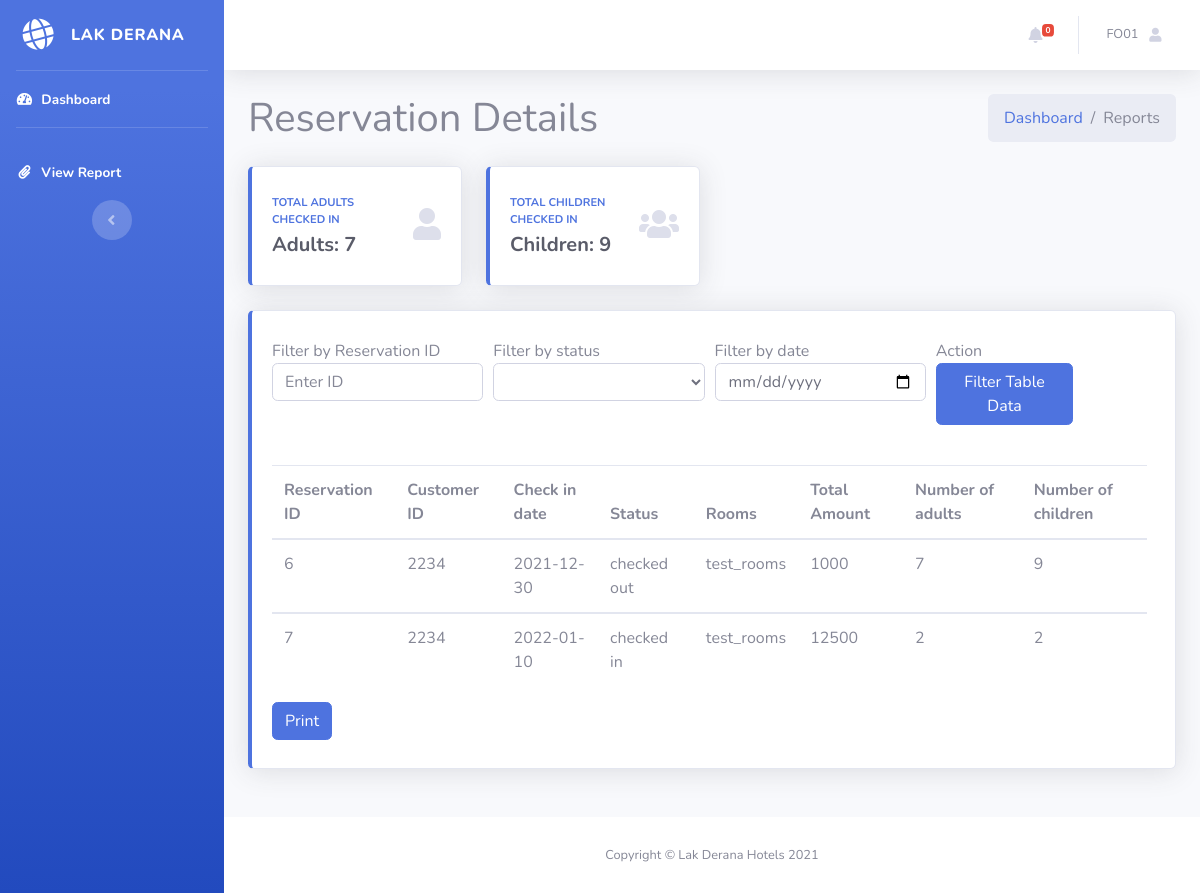
/RM_Dashboard/view_report.php (signed in), run on the app's committed database.
### tables this page shows
CREATE TABLE `reservation` (
  `id` int(11) NOT NULL,
  `cuss_id` varchar(255) NOT NULL,
  `child` int(255) NOT NULL,
  `adult` int(255) NOT NULL,
  `check_in` date NOT NULL,
  `check_out` date NOT NULL,
  `rooms` varchar(255) NOT NULL,
  `total` varchar(100) NOT NULL,
  `payed` varchar(100) NOT NULL,
  `due` varchar(100) NOT NULL,
  `status` varchar(100) NOT NULL
);

### RM_Dashboard/view_report.php (the view, shortened to what this page needs)
<?php
include('includes/header.php');
include('includes/navbar.php');
?>
<div class="content-header">
        <div class="container-fluid">
            <div class="row mb-2">
                <div class="col-sm-6">
                    <h1 class="m-0">Reservation Details</h1>
                </div>
                <div class="col-sm-6">
                    <ol class="breadcrumb float-sm-right">
                        <li class="breadcrumb-item"><a href="index.php">Dashboard</a></li>
                        <li class="breadcrumb-item active">Reports</li>
                    </ol>
                </div>
            </div>
        </div>
    </div>
    <div class="container-fluid">
<div class="row">
<div class="col-xl-3 col-md-6 mb-4">
      <div class="card border-left-primary shadow h-100 py-2">
        <div class="card-body">
          <div class="row no-gutters align-items-center">
            <div class="col mr-2">
              <div class="text-xs font-weight-bold text-primary text-uppercase mb-1">Total adults checked in</div>
              <?php
             $sql = "SELECT adult FROM reservation";
             if($result1 = mysqli_query($conn, $sql)){
             if(mysqli_num_rows($result1) > 0){
             $row = mysqli_fetch_array($result1);
              $amount = $row['adult'];
            }
            else
            {
              $amount=0;
            }
             }
             ?>
              <div class="h5 mb-0 font-weight-bold text-gray-800">Adults: <?php echo $amount; ?></div>
            </div>
            <div class="col-auto">
              <i class="fas fa-user fa-2x text-gray-300"></i>
            </div>
          </div>
        </div>
      </div>
    </div>
    <div class="col-xl-3 col-md-6 mb-4">
      <div class="card border-left-primary shadow h-100 py-2">
        <div class="card-body">
          <div class="row no-gutters align-items-center">
            <div class="col mr-2">
              <div class="text-xs font-weight-bold text-primary text-uppercase mb-1">Total children checked in</div>
              <?php
             $sql = "SELECT child FROM reservation";
             if($result1 = mysqli_query($conn, $sql)){
             if(mysqli_num_rows($result1) > 0){
             $row = mysqli_fetch_array($result1);
              $amount = $row['child'];
            }
            else
            {
              $amount=0;
            }
             }
             ?>
              <div class="h5 mb-0 font-weight-bold text-gray-800">Children: <?php echo $amount; ?></div>
            </div>
            <div class="col-auto">
              <i class="fas fa-users fa-2x text-gray-300"></i>
            </div>
          </div>
        </div>
      </div>
    </div>
<div class="col-xl-12 col-md-6 mb-4">
  <div class="card border-left-primary shadow h-100 py-2">
    <div class="card-body">
      <div class="row no-gutters align-items-center">
        <div class="col mr-2">
        <form action="" method="POST" class="login-email">
        <div class="form-group">
            <div class="form-row">
              <div class="col-md-3">
                <lable>Filter by Reservation ID</lable>
                  <input type="text" name="id" class="form-control" id="name" placeholder="Enter ID" value="">
              </div>
              <div class="col-md-3">
              <lable>Filter by status</lable>
                <select class="form-control" name="status">
                    <option value=''></option>
                    <option value='checked in'>Checked in</option>
                </select>
              </div>
              <div class="col-md-3">
                  <lable>Filter by date</lable>
                  <input type="date" name="date" class="form-control" id="date" placeholder="Select date" value="">
              </div>
              <div class="col-md-2">
              <lable>Action</lable>
                  <button name="submit" class="btn btn-primary">Filter Table Data</button>
              </div>
            </div>
          </div>
          </form>
        <?php
        if (isset($_POST['submit']))
        {
          $fid = $_POST['id'];
          $fstatus = $_POST['status'];
          $fdate = $_POST['date'];
          if($fid !="" && $fstatus !="" && $fdate !="")
          {
            $query = "SELECT * FROM reservation where `status`='$fstatus' AND `cuss_id`='$fid' AND `check_in`='$fdate' order by `check_in` DESC";
            $query_run = mysqli_query($conn, $query);
          }
          elseif($fid !="" && $fstatus !="")
          {
            $query = "SELECT * FROM reservation where `status`='$fstatus' AND `cuss_id`='$fid' order by `check_in` DESC";
            $query_run = mysqli_query($conn, $query);
          }
          elseif($fdate !="" && $fstatus !="")
          {
            $query = "SELECT * FROM reservation where `status`='$fstatus' AND `check_in`='$fdate' order by `check_in` DESC";
            $query_run = mysqli_query($conn, $query);
          }
          elseif($fid != "")
          {
            $query = "SELECT * FROM reservation where `cuss_id`='$fid' order by `check_in` DESC";
            $query_run = mysqli_query($conn, $query);
          }
          elseif($fstatus !="")
          {
            $query = "SELECT * FROM reservation where `status`='$fstatus' order by `check_in` DESC";
            $query_run = mysqli_query($conn, $query);
          }
          elseif($fdate !="")
          {
            $query = "SELECT * FROM reservation where `check_in`='$fdate' order by `check_in` DESC";
            $query_run = mysqli_query($conn, $query);
          }
          else
          {
            $query = "SELECT * FROM reservation ";
            $query_run = mysqli_query($conn, $query);
          }
        }
        else
        {
          $query = "SELECT * FROM reservation";
          $query_run = mysqli_query($conn, $query);
        }
        ?>
        <br>
        <div  id="table">
        <table class="table">
          <thead>
            <th scope="col">Reservation ID</th>
            <th scope="col">Customer ID</th>
            <th scope="col">Check in date</th>
            <th scope="col">Status</th>
            <th scope="col">Rooms</th>
            <th scope="col">Total Amount</th>
            <th scope="col">Number of adults</th>
            <th scope="col">Number of children</th>
          </thead>
        <?php
          if($query_run)
          {
            foreach($query_run as $row)
            {
        ?>
          <tbody>
            <td><?php echo $row['id'];?></td>
            <td><?php  echo $row['cuss_id'];?></td>
            <td><?php  echo $row['check_in'];?></td>
            <td><?php  echo $row['status'];?></td>
            <td><?php echo $row['rooms'];?></td>
            <td><?php echo $row['total'];?></td>
            <td><?php echo $row['adult'];?></td>
            <td><?php echo $row['child'];?></td>
          </tbody>
        <?php
            }
          }
          else
          {
            echo "No data";
          }
        ?>
        </table>
        </div>
        <button name="submit" class="btn btn-primary print">Print</button>
        </div>
      </div>
    </div>
  </div>
</div>
</div>
</div>
<?php
include('includes/footer.php');
?>

### data on the page
reservation: adult "7", child "9", id "6", cuss "2234", check_in "2021-12-30", status "checked out", rooms "test_rooms", total "1000"
reservation: id "7", cuss "2234", check_in "2022-01-10", status "checked in", rooms "test_rooms", total "12500", adult "2", child "2"

### other printed values
$_SESSION['id'] "FO01"
